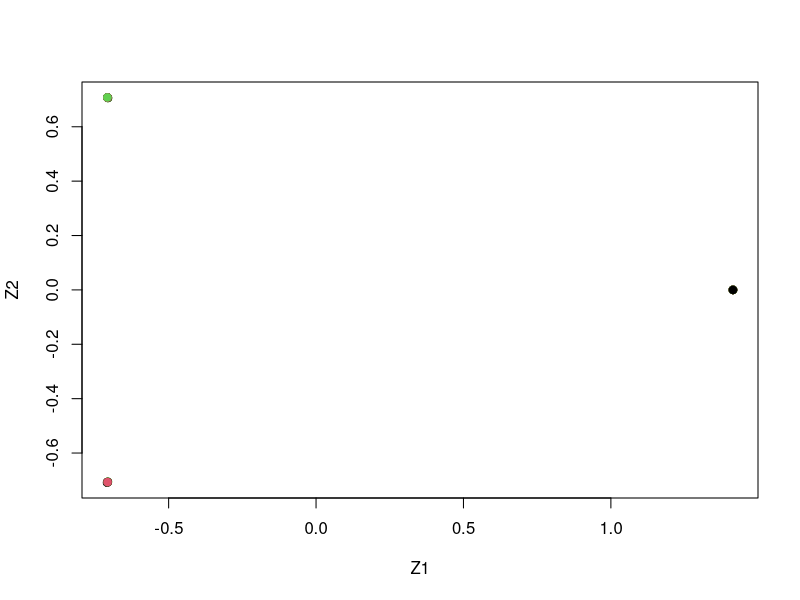

This figure's R source:
#A
set.seed(2)
x <- matrix(rnorm(20 * 3 * 50, mean = 0, sd = 0.001), ncol = 50)
x[1:20, 2] <- 1
x[21:40, 1] <- 2
x[21:40, 2] <- 2
x[41:60, 1] <- 1
true.labels <- c(rep(1, 20), rep(2, 20), rep(3, 20))

#B
pca <- prcomp(x)
summary(pca)
pca$x[,1:2]
plot(pca$x[, 1:2], col = 1:3, xlab = "Z1", ylab = "Z2", pch = 19)

#C
km.out <- kmeans(x, 3, nstart = 20)
table(true.labels, km.out$cluster)

#D
km.out <- kmeans(x, 2, nstart = 20)
table(true.labels, km.out$cluster)

#E
km.out <- kmeans(x, 4, nstart = 20)
table(true.labels, km.out$cluster)

#F
km <- kmeans(pca$x[, 1:2], 3, nstart = 20)
table(true.labels, km$cluster)

#G
km.out <- kmeans(scale(x), 3, nstart = 20)
table(true.labels, km.out$cluster)
